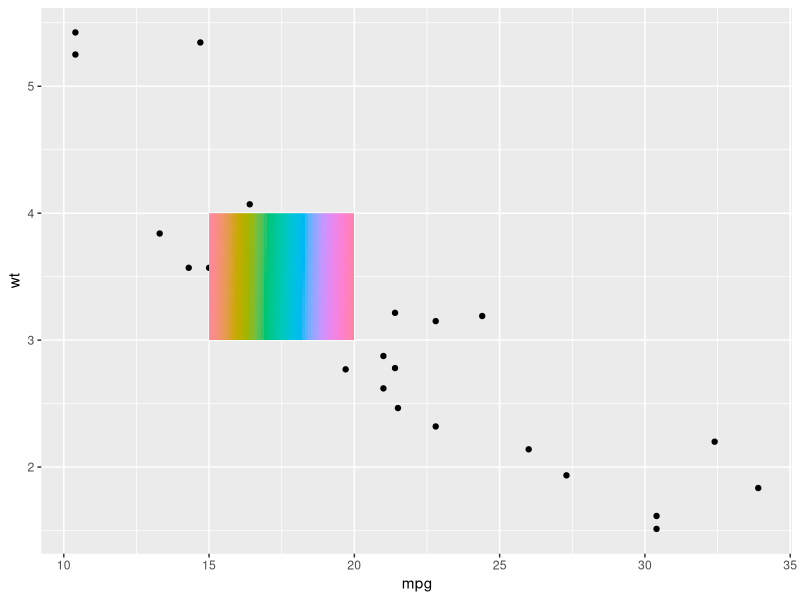
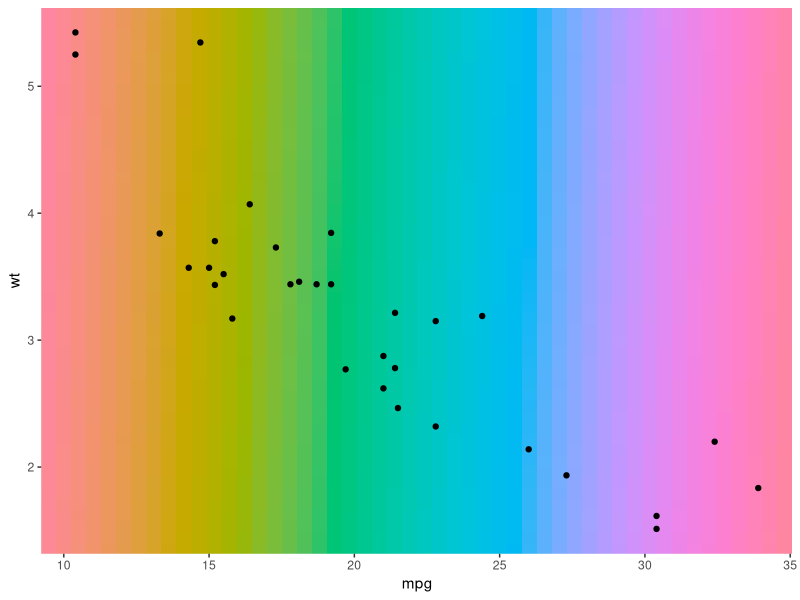
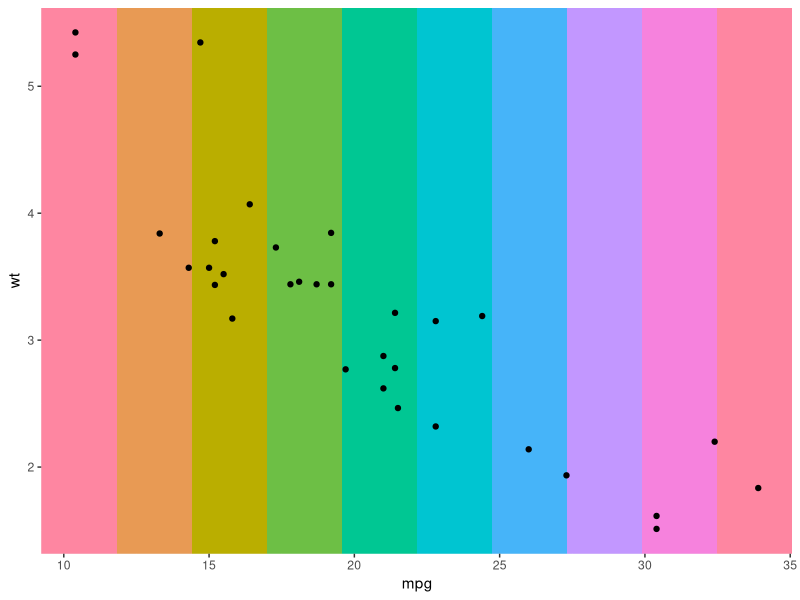
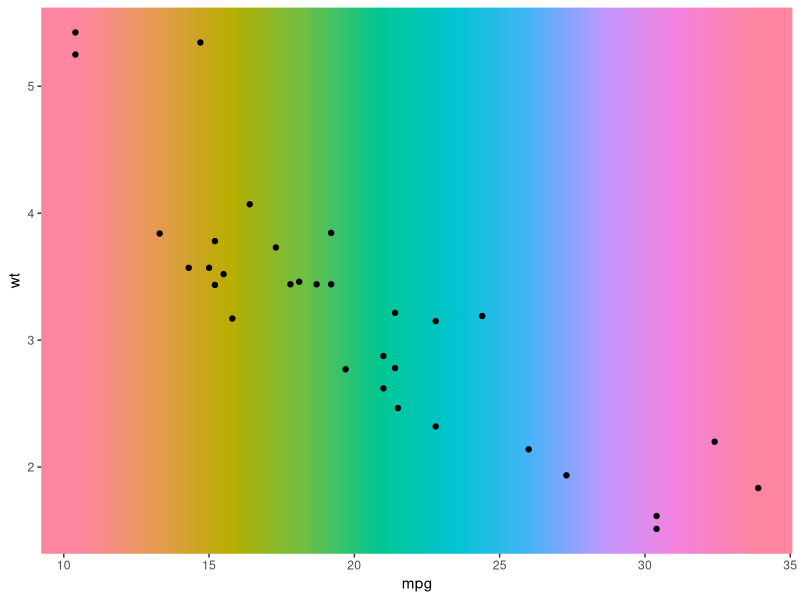

Source code (R) for these figures, in order:
# r2py crawler metadata
# package: ggplot2
# source_type: rd_example
# topic: annotation_raster.Rd
# source_file: C:\Users\bened\AppData\Local\R\win-library\4.5\ggplot2\help
# lines: 19

suppressPackageStartupMessages(library(ggplot2))
# Generate data
rainbow <- matrix(hcl(seq(0, 360, length.out = 50 * 50), 80, 70), nrow = 50)
ggplot(mtcars, aes(mpg, wt)) +
  geom_point() +
  annotation_raster(rainbow, 15, 20, 3, 4)
# To fill up whole plot
ggplot(mtcars, aes(mpg, wt)) +
  annotation_raster(rainbow, -Inf, Inf, -Inf, Inf) +
  geom_point()

rainbow2 <- matrix(hcl(seq(0, 360, length.out = 10), 80, 70), nrow = 1)
ggplot(mtcars, aes(mpg, wt)) +
  annotation_raster(rainbow2, -Inf, Inf, -Inf, Inf) +
  geom_point()
rainbow2 <- matrix(hcl(seq(0, 360, length.out = 10), 80, 70), nrow = 1)
ggplot(mtcars, aes(mpg, wt)) +
  annotation_raster(rainbow2, -Inf, Inf, -Inf, Inf, interpolate = TRUE) +
  geom_point()
